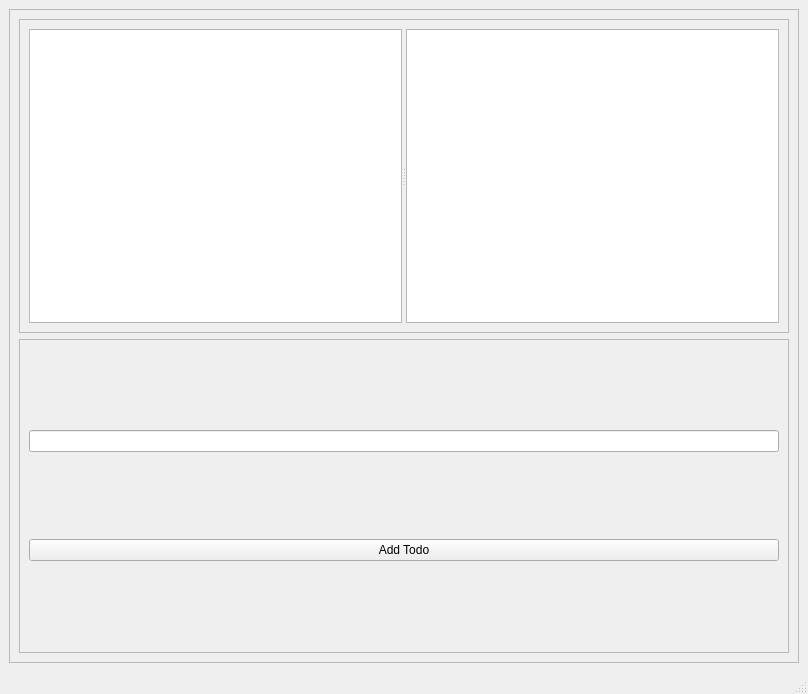
<?xml version="1.0" encoding="UTF-8"?>
<ui version="4.0">
 <class>MainWindow</class>
 <widget class="QMainWindow" name="MainWindow">
  <property name="geometry">
   <rect>
    <x>0</x>
    <y>0</y>
    <width>808</width>
    <height>694</height>
   </rect>
  </property>
  <property name="windowTitle">
   <string>Todo</string>
  </property>
  <widget class="QWidget" name="centralwidget">
   <layout class="QVBoxLayout" name="verticalLayout_3">
    <item>
     <widget class="QFrame" name="frame_3">
      <property name="frameShape">
       <enum>QFrame::StyledPanel</enum>
      </property>
      <property name="frameShadow">
       <enum>QFrame::Raised</enum>
      </property>
      <layout class="QVBoxLayout" name="verticalLayout_2">
       <item>
        <widget class="QFrame" name="frame">
         <property name="frameShape">
          <enum>QFrame::StyledPanel</enum>
         </property>
         <property name="frameShadow">
          <enum>QFrame::Raised</enum>
         </property>
         <layout class="QVBoxLayout" name="verticalLayout_4">
          <item>
           <widget class="QSplitter" name="splitter">
            <property name="orientation">
             <enum>Qt::Horizontal</enum>
            </property>
            <widget class="QListView" name="todoView_2">
             <property name="selectionMode">
              <enum>QAbstractItemView::SingleSelection</enum>
             </property>
            </widget>
            <widget class="QListView" name="todoView">
             <property name="selectionMode">
              <enum>QAbstractItemView::SingleSelection</enum>
             </property>
            </widget>
           </widget>
          </item>
         </layout>
        </widget>
       </item>
       <item>
        <widget class="QFrame" name="frame_2">
         <property name="frameShape">
          <enum>QFrame::StyledPanel</enum>
         </property>
         <property name="frameShadow">
          <enum>QFrame::Raised</enum>
         </property>
         <layout class="QVBoxLayout" name="verticalLayout">
          <item>
           <widget class="QLineEdit" name="todoEdit"/>
          </item>
          <item>
           <widget class="QPushButton" name="addButton">
            <property name="text">
             <string>Add Todo</string>
            </property>
           </widget>
          </item>
         </layout>
        </widget>
       </item>
      </layout>
     </widget>
    </item>
   </layout>
  </widget>
  <widget class="QMenuBar" name="menubar">
   <property name="geometry">
    <rect>
     <x>0</x>
     <y>0</y>
     <width>808</width>
     <height>21</height>
    </rect>
   </property>
  </widget>
  <widget class="QStatusBar" name="statusbar"/>
 </widget>
 <resources/>
 <connections/>
</ui>
